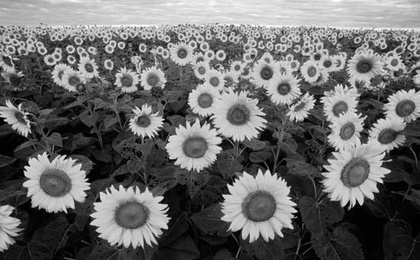
%> input picture flower.jpg, 420 x 260 px, shrunk from 550 x 340 before the run
$ octave DIP2.m   (GNU Octave 9; MATLAB toolbox functions it lacks are replaced by stand-ins)
%> lines starting %> are read from the running program, lines starting %| are printed output that depends on the picture
### myhist.m
function hsto = myhist(I)
img=I;
[x,y] =size(I);
h=zeros(1,256);
for i=1:x
    for j=1:y
        h(img(i,j)+1)=h(img(i,j)+1)+1;
    end
end

bar(h);
end

### DIP2.m
I =imread('flower.jpg');
%> I is the input picture: size 260x420x3 uint8; min 0, max 255, mean 105.8
imshow(I)

%Create histogram of any grayscale image using imhist.
imhist(I)
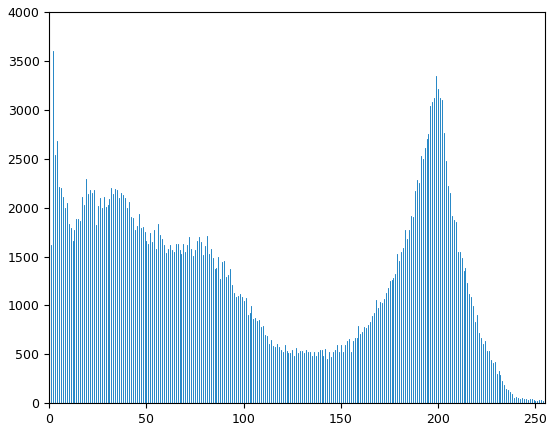
%> figure redrawn from the program's plot data; highest point at x = 2, y = 3600

%Write your own function to create a histogram from an image.
myhist(I)
%> after the loop in myhist, `for i=1:x`: h = 256 values, max 3600 at index 3, min 0 at index 256, mean 1279.7
%> in myhist, `bar(h);`:
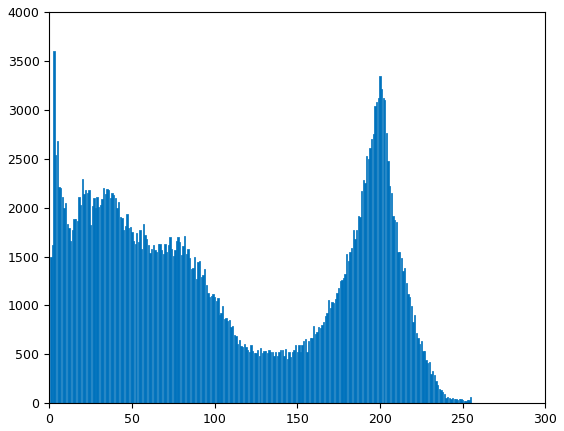
%> figure redrawn from the program's plot data; tallest bar 3600 high, from x = 2.6 to 3.4

subplot(3,1,1),imshow(I),title('Source Image')
subplot(3,1,2),imhist(I),title('Matlab Hist Function')
subplot(3,1,3),myhist(I),title('My own Function')
%> after `title('My own Function')`:
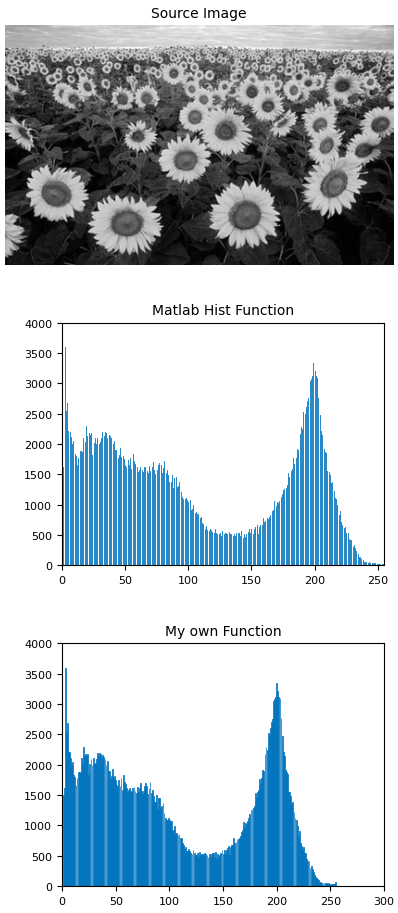
%> figure redrawn from the program's plot data, 3 panels
